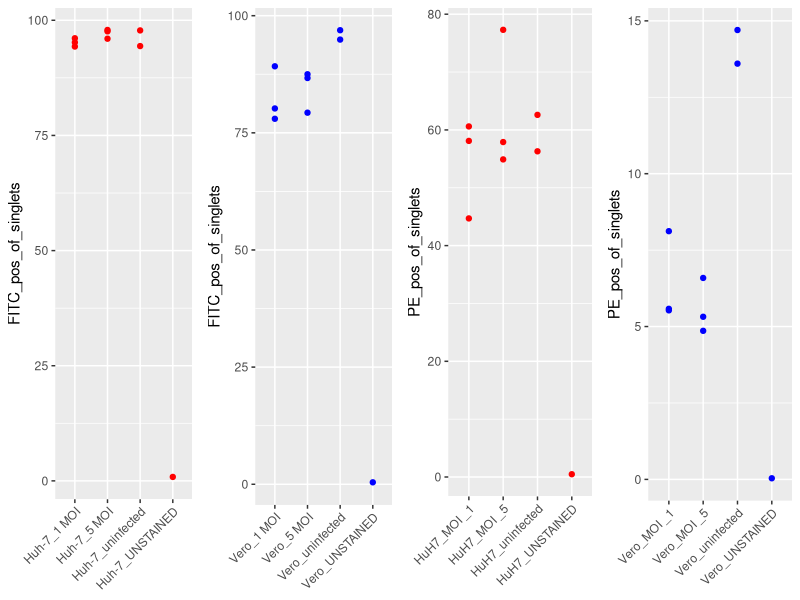

Recreate this plot in R.
## ---- chunk 1
knitr::opts_chunk$set(warning = FALSE, message = FALSE, 
                      error = FALSE, echo = FALSE)
## ---- chunk 2
library(tidyverse)
library(stats)
library(broom)
library(kableExtra)
## ---- chunk 3
fitcHuh <- read_tsv("48hr/dioc_huh.txt")
fitcVero <- read_tsv("48hr/dioc_vero.txt")
peHuh <- read_tsv("48hr/mito_huh.txt")
peVero <- read_tsv("48hr/mito_vero.txt")
## ---- chunk 4
fitcCleanedHuh <- fitcHuh %>% 
  slice(-(10:11)) %>% 
  mutate(`Sample:` = str_replace(`Sample:`, 
                                 "DIOC 48 hr Vero and HuH7 Covid_9-24-2020_", 
                                 ""),
         `Sample:` = str_replace(`Sample:`, "_1,3a,", "_"),
         `Sample:` = str_replace(`Sample:`, ".fcs", ""),
         `Sample:` = str_replace(`Sample:`, "_[0-9][0-9][0-9]", ""),
         `Sample:` = str_replace(`Sample:`, "_[0-9][0-9][0-9]", "")) %>% 
  rename(Sample = `Sample:`,
         FITC_pos_of_singlets = `Singlets/FITC_pos | Freq. of Parent`)

fitcCleanedVero <- fitcVero %>% 
  slice(-(10:11)) %>% 
  mutate(`Sample:` = str_replace(`Sample:`, 
                                 "DIOC [0-9][0-9] hr Vero and HuH7 Covid_9-2[0-9]-2020_", 
                                 ""),
         `Sample:` = str_replace(`Sample:`, "_1,3a,", "_"),
         `Sample:` = str_replace(`Sample:`, ".fcs", ""),
         `Sample:` = str_replace(`Sample:`, "_[0-9][0-9][0-9]", ""),
         `Sample:` = str_replace(`Sample:`, "_[0-9][0-9][0-9]", "")) %>% 
  rename(Sample = `Sample:`,
         FITC_pos_of_singlets = `Singlets/FITC_pos | Freq. of Parent`)


peCleanedVero <- peVero %>%
  slice(-(10:11)) %>% 
  mutate(
    `Sample:` = str_replace(`Sample:`, "MitoSoX [0-9][0-9] hr", ""),
    `Sample:` = str_remove(`Sample:`, "Vero and Huh7 9_2[0-9]_2020_"),
    `Sample:` = str_replace(`Sample:`, "1,3a,", "_"),
    `Sample:` = str_replace(`Sample:`, ".fcs", ""),
    `Sample:` = str_replace(`Sample:`, "_[0-9][0-9][0-9]", ""),
    `Sample:` = str_replace(`Sample:`, "_[0-9][0-9][0-9]", "")) %>% 
  rename(Sample = `Sample:`,
         PE_pos_of_singlets = `Singlets/PE_pos | Freq. of Parent`)

peCleanedHuh <- peHuh %>%
  slice(-(10:11)) %>% 
  mutate(
    `Sample:` = str_replace(`Sample:`, "MitoSoX [0-9][0-9] hr", ""),
    `Sample:` = str_remove(`Sample:`, "Vero and Huh7 9_2[0-9]_2020_"),
    `Sample:` = str_replace(`Sample:`, "1,3a,", "_"),
    `Sample:` = str_replace(`Sample:`, ".fcs", ""),
    `Sample:` = str_replace(`Sample:`, "_[0-9][0-9][0-9]", ""),
    `Sample:` = str_replace(`Sample:`, "_[0-9][0-9][0-9]", "")) %>% 
  rename(Sample = `Sample:`,
         PE_pos_of_singlets = `Singlets/PE_pos | Freq. of Parent`)
 
## ---- chunk 5
fitcCleanedHuhGraph <- fitcCleanedHuh %>% 
  ggplot(aes(y = FITC_pos_of_singlets, x = Sample)) +
  geom_point(color = 'red') +
  theme(axis.text.x=element_text(angle=45, hjust=1),
        axis.title.x = element_blank())

fitcCleanedVeroGraph <- fitcCleanedVero %>% 
  ggplot(aes(y = FITC_pos_of_singlets, x = Sample)) +
  geom_point(color = 'blue') +
  theme(axis.text.x=element_text(angle=45, hjust=1),
        axis.title.x = element_blank())

peCleanedHuhGraph <- peCleanedHuh %>% 
  ggplot(aes(y = PE_pos_of_singlets, x = Sample)) +
  geom_point(color = 'red') +
  theme(axis.text.x=element_text(angle=45, hjust=1),
        axis.title.x = element_blank())

peCleanedVeroGraph <- peCleanedVero %>% 
  ggplot(aes(y = PE_pos_of_singlets, x = Sample)) +
  geom_point(color = 'blue') +
  theme(axis.text.x=element_text(angle=45, hjust=1),
        axis.title.x = element_blank())


gridExtra::grid.arrange(fitcCleanedHuhGraph, fitcCleanedVeroGraph, peCleanedHuhGraph, peCleanedVeroGraph, nrow = 1)  
## ---- chunk 6
fitcCleanedVero %>% 
  slice(-1) %>% 
  nest() %>%
  mutate(aov_result = map(data, ~aov(FITC_pos_of_singlets ~ Sample, data = .x)),
            tukey_result = map(aov_result, TukeyHSD),
            tidy_tukey = map(tukey_result, tidy)) %>%
     unnest(tidy_tukey, .drop = TRUE) %>% 
  select(-(1:3), -(6:9)) %>% 
  kbl(caption = "DiOC6 Vero") %>% 
  kable_paper("hover", full_width = F)
## ---- chunk 7
fitcCleanedHuh %>% 
  slice(-1) %>% 
  nest() %>%
  mutate(aov_result = map(data, ~aov(FITC_pos_of_singlets ~ Sample, data = .x)),
            tukey_result = map(aov_result, TukeyHSD),
            tidy_tukey = map(tukey_result, tidy)) %>%
     unnest(tidy_tukey, .drop = TRUE) %>% 
  select(-(1:3), -(6:9)) %>% 
  kbl(caption = "DiOC6 HuH7") %>% 
  kable_paper("hover", full_width = F)
## ---- chunk 8
peCleanedVero %>% 
  slice(-7) %>% 
  nest() %>%
  mutate(aov_result = map(data, ~aov(PE_pos_of_singlets ~ Sample, data = .x)),
            tukey_result = map(aov_result, TukeyHSD),
            tidy_tukey = map(tukey_result, tidy)) %>%
     unnest(tidy_tukey, .drop = TRUE)  %>% 
  select(-(1:3), -(6:9)) %>% 
  kbl(caption = "MitoSox Vero") %>% 
  kable_paper("hover", full_width = F)
## ---- chunk 9
peCleanedHuh %>% 
  slice(-7) %>% 
  nest() %>%
  mutate(aov_result = map(data, ~aov(PE_pos_of_singlets ~ Sample, data = .x)),
            tukey_result = map(aov_result, TukeyHSD),
            tidy_tukey = map(tukey_result, tidy)) %>%
     unnest(tidy_tukey, .drop = TRUE)  %>% 
  select(-(1:3), -(6:9)) %>% 
  kbl(caption = "MitoSox HuH7") %>% 
  kable_paper("hover", full_width = F)
